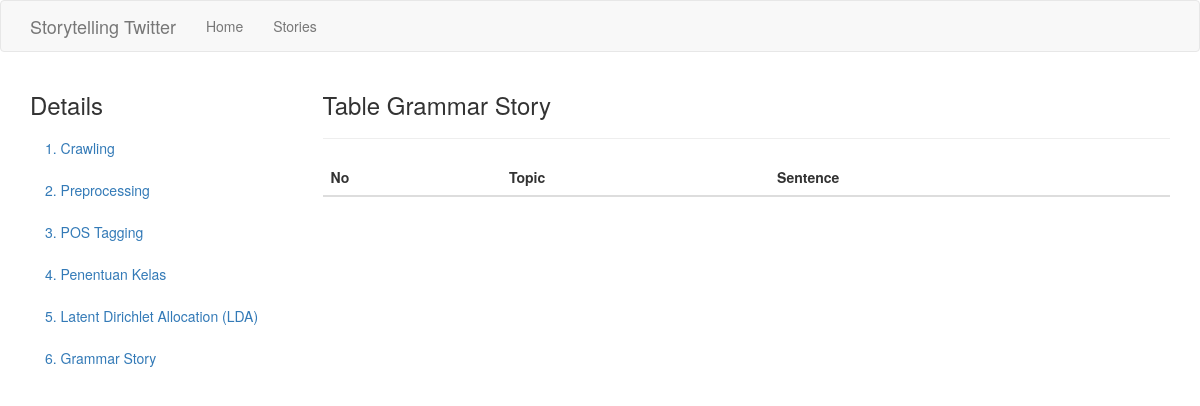
The page /stories/1/details/story on the database as committed earlier.
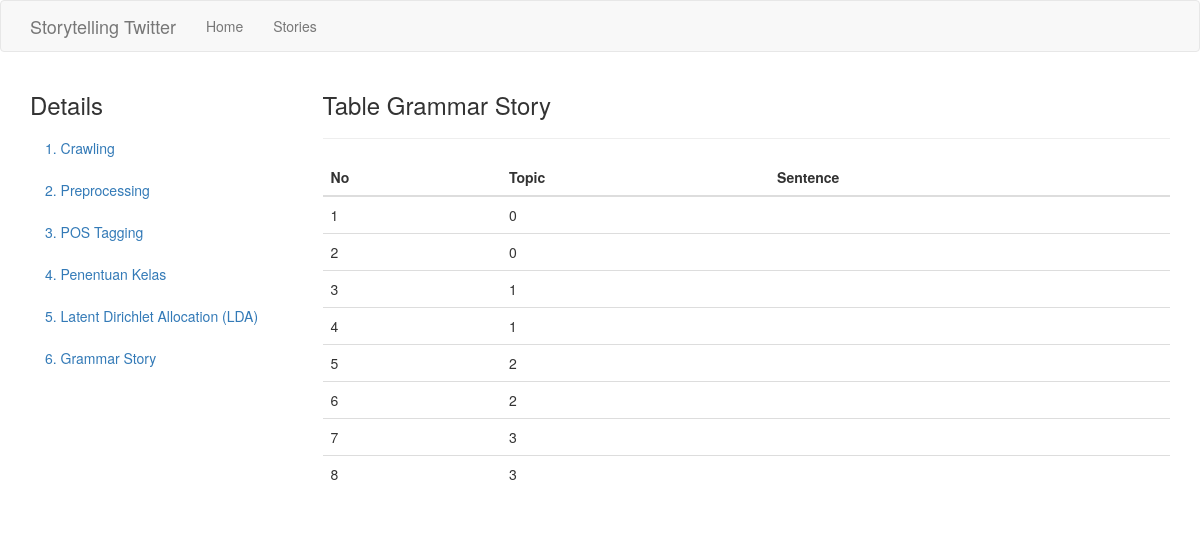
The same page on the database as committed later.
### app/models.py (models this page shows, shortened)
class GrammarStory(db.Model):
    __tablename__ = 'grammar_story'
    id = db.Column(db.Integer, primary_key=True)
    topic = db.Column(db.Integer)
    rules = db.Column(db.String(25))
    story = db.Column(db.String(10000))
    crawler_id = db.Column(db.Integer, db.ForeignKey('crawler.id'), nullable=False)

### app/main/routes.py (the view)
@bp.route('/stories/<int:id>/details/story', methods=['GET', 'POST'])
def get_grammar_story(id):
    story = GrammarStory.query.filter_by(crawler_id=id)
    return render_template("details_story.html", crawler_id=id, story=story)

### app/templates/details_story.html (shortened to what this page needs)
{% extends 'bootstrap/base.html' %}
{% block head %}
{{super()}}
<link rel="stylesheet" href="https://maxcdn.bootstrapcdn.com/bootstrap/3.3.7/css/bootstrap.min.css">
<link rel="stylesheet" href="https://cdn.datatables.net/1.10.19/css/dataTables.bootstrap.min.css">
{% endblock %}
{% block navbar %}
<nav class="navbar navbar-default">
  <div class="container">
    <div class="navbar-header">
      <a class="navbar-brand" href="{{ url_for('main.index') }}">{{ _('Storytelling Twitter') }}</a>
    </div>
    <div class="collapse navbar-collapse" id="bs-example-navbar-collapse-1">
      <ul class="nav navbar-nav">
        <li><a href="{{ url_for('main.index') }}">{{ _('Home') }}</a></li>
        <li><a href="{{ url_for('main.stories') }}">{{ _('Stories') }}</a></li>
      </ul>
    </div>
  </div>
</nav>
{% endblock %}
{% block content %}
<div class="container">
  <div class="row">
    <nav class="col-sm-3" id="myScrollspy">
      <ol class="nav nav-stacked" id="sidebar" data-spy="affix" data-offset-top="0">
        <h3>Details</h3>
        <li><a href="{{url_for('main.get_crawling', id=crawler_id)}}">1. Crawling</a></li>
        <li><a href="{{url_for('main.get_preprocessing', id=crawler_id)}}">2. Preprocessing</span></a></li>
        <li><a href="{{url_for('main.get_postag', id=crawler_id)}}">3. POS Tagging</a></li>
        <li><a href="{{url_for('main.get_kelas', id=crawler_id)}}">4. Penentuan Kelas</a></li>
        <li><a href="{{url_for('main.get_lda', id=crawler_id)}}">5. Latent Dirichlet Allocation (LDA)</a></li>
        <li><a href="{{url_for('main.get_grammar_story', id=crawler_id)}}">6. Grammar Story</a></li>
      </ol>
    </nav>
    <div class="col-md-9">
      <h3>Table Grammar Story</h3>
      <hr>
      <table class="table table-stripped" id="tblStory">
        <thead>
          <th>No</th>
          <th>Topic</th>
          <th>Sentence</th>
        </thead>
        <tbody>
          {% set ns = namespace(i=1) %}
          {% for item in story %}
          <tr>
            <td>{{ ns.i }}</td>
            <td>{{ item.topic }}</td>
            <td>{{ item.sentence }}</td>
          </tr>
          {% set ns.i = ns.i+1 %}
          {% endfor %}
        </tbody>
      </table>
    </div>
  </div>
</div>
{% endblock %}

Rows that differ between the two databases and show on the page:
added GrammarStory: i "1", topic "0"
added GrammarStory: i "2", topic "0"
added GrammarStory: i "3", topic "1"
added GrammarStory: i "4", topic "1"
added GrammarStory: i "5", topic "2"
added GrammarStory: i "6", topic "2"
added GrammarStory: i "7", topic "3"
added GrammarStory: i "8", topic "3"
